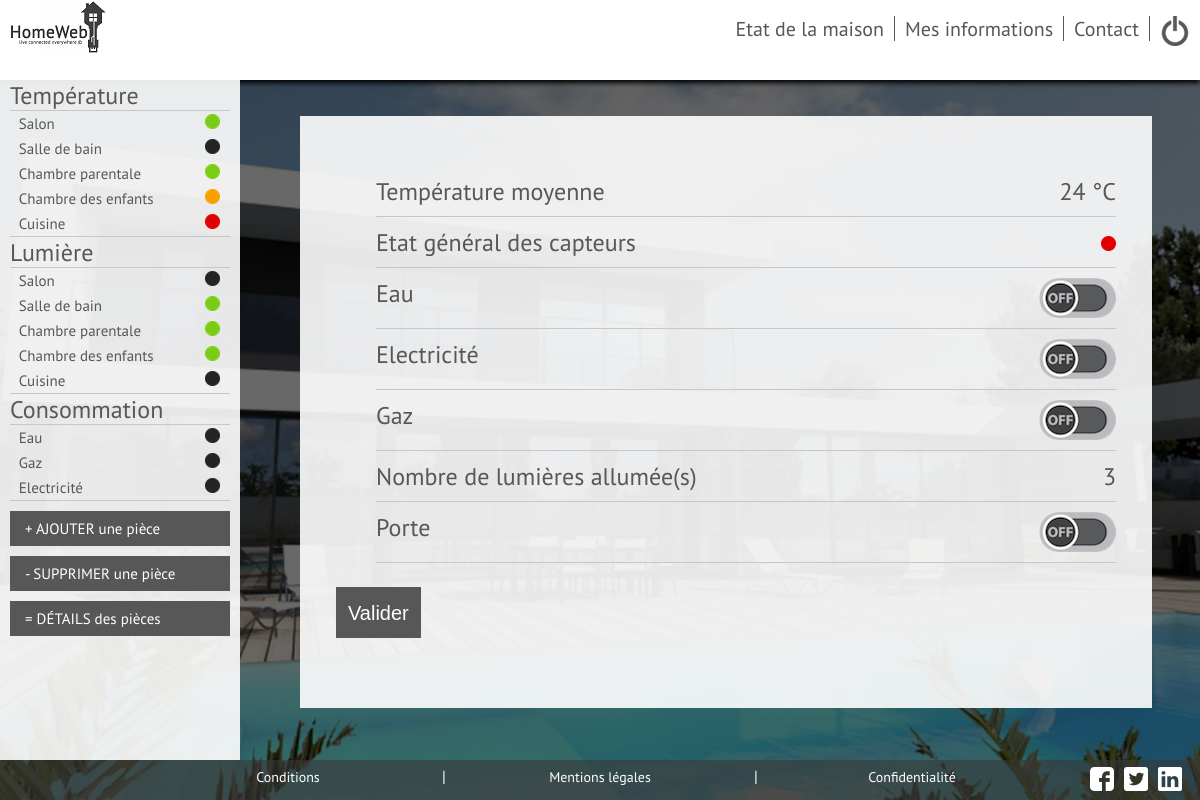
/Vues/User/etat.php (signed in), run on the app's committed database.
### tables this page shows
CREATE TABLE IF NOT EXISTS `pieces` (
  `id` int(11) NOT NULL,
  `id_Utilisateur` int(11) NOT NULL,
  `Nom` varchar(255) NOT NULL,
  `presence_temp` int(11) NOT NULL,
  `presence_lum` int(11) NOT NULL,
  `temperature` int(11) NOT NULL,
  `lumiere` int(11) NOT NULL,
  `etat_temp` int(11) NOT NULL,
  `numero_capteur_t` varchar(250) NOT NULL,
  `control_tech_t` date NOT NULL,
  `control_tech_l` date NOT NULL,
  `numero_capteur_l` varchar(250) NOT NULL,
  `consigne_temp` int(11) NOT NULL DEFAULT '25'
);

### Modele/fonctions.php (the view, shortened to what this page needs)
<?php
function Etat_eau($id,$db)
{
    $etat = 2;
    $reponse = $db->prepare('SELECT etat FROM eau WHERE id= ?');
    $reponse->execute(array($id));
    while ($donnees = $reponse->fetch())
    {
	   $etat = $donnees['etat'];
    }
    return $etat;
}
function Etat_elec($id,$db)
{
    $etat = 2;
    $reponse = $db->prepare('SELECT etat FROM elec WHERE id= ?');
    $reponse->execute(array($id));
    while ($donnees = $reponse->fetch())
    {
	   $etat = $donnees['etat'];
    }
    return $etat;
}
function Etat_gaz($id,$db)
{
    $etat = 2;
    $reponse = $db->prepare('SELECT etat FROM gaz WHERE id= ?');
    $reponse->execute(array($id));
    while ($donnees = $reponse->fetch())
    {
	   $etat = $donnees['etat'];
    }
    return $etat;
}
function cascade_temp($id,$db)
{
    $reponse = $db->prepare('SELECT Nom, etat_temp FROM Pieces WHERE id_Utilisateur = ? AND presence_temp = 1');
    $reponse->execute(array($id));
    echo "<ul>";
    while ($donnees = $reponse->fetch())
    {
        $nom_piece = $donnees['Nom'];
        $etat = $donnees['etat_temp'];
        if ($etat == 0)
        {
        echo ("<li><a href=\"temperature.php?piece=$nom_piece\">" . $nom_piece . "</a> <span><img src=\"../../Styles/image/Pastille_noire.png\" title=\"Éteint\"></span></li>");
        }
        if ($etat == 1)
        {
        echo ("<li><a href=\"temperature.php?piece=$nom_piece\">" . $nom_piece . "</a> <span><img src=\"../../Styles/image/Pastille_verte.png\" title=\"Marche\"></span></li>");
        }
        if ($etat == 2)
        {
        echo ("<li><a href=\"temperature.php?piece=$nom_piece\">" . $nom_piece . "</a> <span><img src=\"../../Styles/image/Pastille_orange.png\" title=\"En cours de régulation\"></span></li>");
        }
        if ($etat == 3)
        {
        echo ("<li><a href=\"temperature.php?piece=$nom_piece\">" . $nom_piece . "</a> <span><img src=\"../../Styles/image/Pastille_rouge.png\" title=\"En Panne\"></span></li>");
        }
    }
    echo "</ul>";
}
function cascade_lum($id,$db)
{
    $reponse = $db->prepare('SELECT Nom, lumiere FROM Pieces WHERE id_Utilisateur = ? AND presence_lum = 1');
    $reponse->execute(array($id));
    echo "<ul>";
    while ($donnees = $reponse->fetch())
    {
        $nom_piece = $donnees['Nom'];
        $etat = $donnees['lumiere'];
        if ($etat == 0)
        {
        echo ("<li><a href=\"lumiere.php?piece=$nom_piece\">" . $nom_piece . "</a> <span><img src=\"../../Styles/image/Pastille_noire.png\" title=\"Eteint\"></span></li>");
        }
        if ($etat == 1)
        {
        echo ("<li><a href=\"lumiere.php?piece=$nom_piece\">" . $nom_piece . "</a> <span><img src=\"../../Styles/image/Pastille_verte.png\" title=\"Allumé\"></span></li>");
        }
    }
    echo "</ul>";
}
function temp_moyenne($id,$db)
{
    $temp_m = 0;
    $n = 0;
    $reponse = $db->prepare('SELECT temperature, etat_temp FROM Pieces WHERE id_Utilisateur= ? AND presence_temp = 1');
    $reponse->execute(array($id));
    while ($donnees = $reponse->fetch())
    {
        $etat = $donnees['etat_temp'];
        if ($etat != 0)
        {
        $temp_m = $temp_m + $donnees['temperature'];
        $n = $n + 1;
        }
    }
    if ($n != 0)
    {
        $temp_m = $temp_m / $n;
        return ceil($temp_m);
    }
    else
    {
        echo("Aucun capteur connecté");
    }
}
function nombre_lum_on($id,$db)
{
    $n_lum = 0;
    $reponse = $db->prepare('SELECT lumiere FROM Pieces WHERE id_Utilisateur= ? AND presence_lum = 1');
    $reponse->execute(array($id));
    while ($donnees = $reponse->fetch())
    {
        $etat = $donnees['lumiere'];
        $n_lum = $n_lum + $etat;
    }
    return $n_lum;
}
function etat_general_capteur($id,$db)
{
    $etat_general = 0;
    $reponse = $db->prepare('SELECT etat_temp FROM Pieces WHERE id_Utilisateur = ?');
    $reponse->execute(array($id));
    while ($donnees = $reponse->fetch())
    {
        if ($donnees['etat_temp'] > $etat_general)
        {
        $etat_general = $donnees['etat_temp'];
        }
    }
    if ($etat_general == 0)
        {
        echo ("<span><img src=\"../../Styles/image/Pastille_noire.png\" title=\"Eteint\"></span>");
        }
        else if ($etat_general == 1)
        {
        echo ("<span><img src=\"../../Styles/image/Pastille_verte.png\" title=\"Allumé\"></span>");
        }
        else if ($etat_general == 2)
        {
        echo ("<span><img src=\"../../Styles/image/Pastille_orange.png\" title=\"En cours de régulation\"></span>");
        }
        else if ($etat_general == 3)
        {
        echo ("<span><img src=\"../../Styles/image/Pastille_rouge.png\" title=\"En panne\"></span>");
        }
}
function pastille_etat_eau($id,$db)
{
    $etat_general = Etat_eau($id,$db);
    if ($etat_general == 0)
        {
        echo ("<span><img src=\"../../Styles/image/Pastille_noire.png\" title=\"Eteint\"></span>");
        }
}
function pastille_etat_gaz($id,$db)
{
    $etat_general = Etat_gaz($id,$db);
    if ($etat_general == 0)
        {
        echo ("<span><img src=\"../../Styles/image/Pastille_noire.png\" title=\"Eteint\"></span>");
        }
}
function pastille_etat_elec($id,$db)
{
    $etat_general = Etat_elec($id,$db);
    if ($etat_general == 0)
        {
        echo ("<span><img src=\"../../Styles/image/Pastille_noire.png\" title=\"Eteint\"></span>");
        }
}
?>

### Vues/User/etat.php (shortened to what this page needs)
<!DOCTYPE HTML>
<?php
require("../../Modele/fonctions.php");
?>
<html>
	<head>
		<link rel="stylesheet" type="text/css" href="../../Styles/main.css" />
	</head>
	<body>
        <div id="page">
            <header>
                <?php
                include ("entete_user.php");
                ?>
            </header>
            <div id=capteurs>
                <ul>
                    <li><a href="#">Température</a>
                        <?php cascade_temp($_SESSION['id'],$db) ?>
                    </li>
                    <li><a href="#">Lumière</a>
                        <?php cascade_lum($_SESSION['id'],$db) ?>
                    </li>
                    <li><a href="#">Consommation</a>
                        <ul>
                            <li><a href="eau.php">Eau</a> <span> <?php pastille_etat_eau($_SESSION['id'],$db) ?></span></li>
                            <li><a href="gaz.php">Gaz</a> <span> <?php pastille_etat_gaz($_SESSION['id'],$db) ?></span></li>
                            <li><a href="elec.php">Electricité</a> <span> <?php pastille_etat_elec($_SESSION['id'],$db) ?></span></li>
                        </ul>
                    </li>
                    <li>
                        <a class="bouton_type" href="ajout_piece.php">+  AJOUTER une pièce</a>
                        <a class="bouton_type" href="suppr.php">- SUPPRIMER une pièce</a>
                        <a class="bouton_type" href="detailpiece.php">= DÉTAILS des pièces</a>
                    </li>
                </ul>
	       	</div>
            <div id=boite>
                <form name="login" action="../Controleur/valid_etat.php?piece=<?php echo($_GET['piece']); ?>" method="post" accept-charset="utf-8">
                <ul>
                    <li>Température moyenne <span><?php echo temp_moyenne(1,$db) ?> °C</span></li>
                    <li>Etat général des capteurs <?php etat_general_capteur($_SESSION['id'],$db) ?></li>
                    <li>Eau
                        <label class="switch">
                            <div class="slider"></div>
                        </label>
                    </li>
                    <li>Electricité
                        <label class="switch">
                            <div class="slider"></div>
                        </label>
                    </li>
                    <li>Gaz
                        <label class="switch">
                            <div class="slider"></div>
                        </label>
                    </li>
                    <li>Nombre de lumières allumée(s) <span><?php echo nombre_lum_on(1,$db) ?></span></li>
                    <li>Porte
                        <label class="switch">
                            <div class="slider"></div>
                        </label>
                    </li>
                </ul>
                    <input id="boutons_valider" type="submit" name="bouton_submit" value="Valider"/>
                </form>
            </div>
            <?php include ("footer_user.php");?>
        </div>
	</body>
</html>

### Vues/User/entete_user.php
<?php
echo '  <div id="logo">
            <a href="../../Styles/image/logo.png"><img src="../../Styles/image/logomini.png" alt="Logo HomeWeb" title="Logo HomeWeb"/>
        </div>
        <nav>
            <ul>
                <li><a href="etat.php">Etat de la maison</a></li>
                <li><a href="infos.php">Mes informations</a></li>
                <li><a href="contact_user.php">Contact</a></li>
                <div id=logodeco><a href="../../Controleur/logout.php"><img src="../../Styles/image/onoff.png"></a></div>
            </ul>
        </nav>';
?>

### Vues/User/footer_user.php
<?php echo(' <footer>
                <nav>
                    <ul>
                        <li><a href="#">Conditions</a></li>
                        <li>|</li>
                        <li><a href="../mentionlegal.php">Mentions légales</a></li>
                        <li>|</li>
                        <li><a href="#">Confidentialité</a></li>
                    <div id=social>
                        <ul>
                        <li><a href="../../Styles/image/facebook.png"><img src="../../Styles/image/facebook.png" alt="Facebook" title="Facebook"/></li>
                        <li><a href="../../Styles/image/twitter.png"><img src="../../Styles/image/twitter.png" alt="Twitter" title="Twitter"/></li>
                        <li><a href="../../Styles/image/linkedin.png"><img src="../../Styles/image/linkedin.png" alt="Linkedin" title="Linkedin"/></li>
                        </ul>
                    </div>
                    </ul>
                </nav>
            </footer>');
?>

### Styles/main.css (style rules this page uses)
html, #page { height: 100%; width: 100%; }
body { background: url('image/fond.png') ; background-position: center ; background-repeat: no-repeat ; background-attachment: fixed ; background-size: cover ; color: #575757; font-family: pt_sansregular; margin: 0px; height: 100%; }
#logo { margin-left: 10px; }
header nav ul { list-style-type: none; display: flex; }
header nav li { padding-left:10px; padding-right:10px; border: 1px; border-right-style:solid; }
header { display: flex; justify-content: space-between; background-color: white; box-shadow: 0px 3px 5px black; height: 10%; }
footer { display: flex; bottom:0; position:absolute; width:100%; background-color: rgba(57,57,57,0.6); color:white; height: 5%; text-align:center; list-style:none; }
footer nav { width:100%; }
footer nav ul { list-style-type:none; display:flex; width:65%; padding:0; margin:auto; margin-top:0.5%; margin-bottom:0.5%; }
footer nav li { width:100%; }
footer nav ul li a { color:white; font-size:14px; }
nav a { font-size: 20px; text-decoration: none; color: #575757; }
#objects, #objects ul, #capteurs, #capteurs ul { padding: 0; margin: 0; list-style: none; }
#capteurs { background-color: rgba(255,255,255,0.9); width: 20%; height: 85%; overflow: auto; display: inline-block; vertical-align: top; max-width: 300px; min-width: 200px; }
#capteurs ul li { font-size: x-large; margin-left: 10px; margin-right:10px; }
#capteurs ul li ul li { font-size: 15px; padding-top:3px; padding-bottom:3px; display:flex; justify-content:space-between; }
#capteurs ul li ul li a:before { content: '• '; opacity: 0; margin-left: -12px; }
#capteurs ul li ul { border: 1px; border-top-style:solid; border-bottom-style:solid; border-color: rgb(199,199,199); }
#capteurs a { text-decoration:none; color:#575757; }
#boite { background-color: rgba(255,255,255,0.9) ; font-size: 24px; margin-top: 3%; margin-right: 5%; margin-left: 5%; width: 65%; padding: 3% 3% 3% 3%; display:inline-block; position: fixed; vertical-align:top; height:65%; overflow:auto; }
#boite ul li { display:flex; justify-content: space-between; border: 1px; border-bottom-style:solid; border-color: rgb(199,199,199); margin-bottom: 10px; padding-bottom: 10px; }
.slider { cursor:pointer; background: url(image/boutonOFF.png) no-repeat; padding: 0px 77px 40px 0px; border-radius: 20px; }
#capteurs .bouton_type { cursor: pointer; border-style: solid; background-color: #575757; border-color: #575757; padding: 5px; font-size: 15px; display: flex; margin-top: 10px; padding-left: 12px; color:white; margin-bottom:10px; }
#logodeco { height:25px; margin-left: 10px; margin-right:10px; }
#social ul li { margin-left:10px; display:flex; justify-content: flex-end; }
#boutons_valider { cursor: pointer; border-style: solid; background-color: #575757; border-color: #575757; color: white; padding-bottom:11px; padding-top:13px; padding-left:10px; padding-right:10px; font-size:20px; }
#social { height:24px; position:fixed; margin-left:71%; }
a { color: darkcyan; }

### data on the page
pieces: Nom "Salon", etat_temp 1 (drawn), lumiere 0 (drawn)
pieces: Nom "Salle de bain", etat_temp 0 (drawn), lumiere 1 (drawn)
pieces: Nom "Chambre parentale", etat_temp 1 (drawn), lumiere 1 (drawn)
pieces: Nom "Chambre des enfants", etat_temp 2 (drawn), lumiere 1 (drawn)
pieces: Nom "Cuisine", etat_temp 3 (drawn), lumiere 0 (drawn)

### other printed values
temp_moyenne(1,$db) "24"
nombre_lum_on(1,$db) "3"
